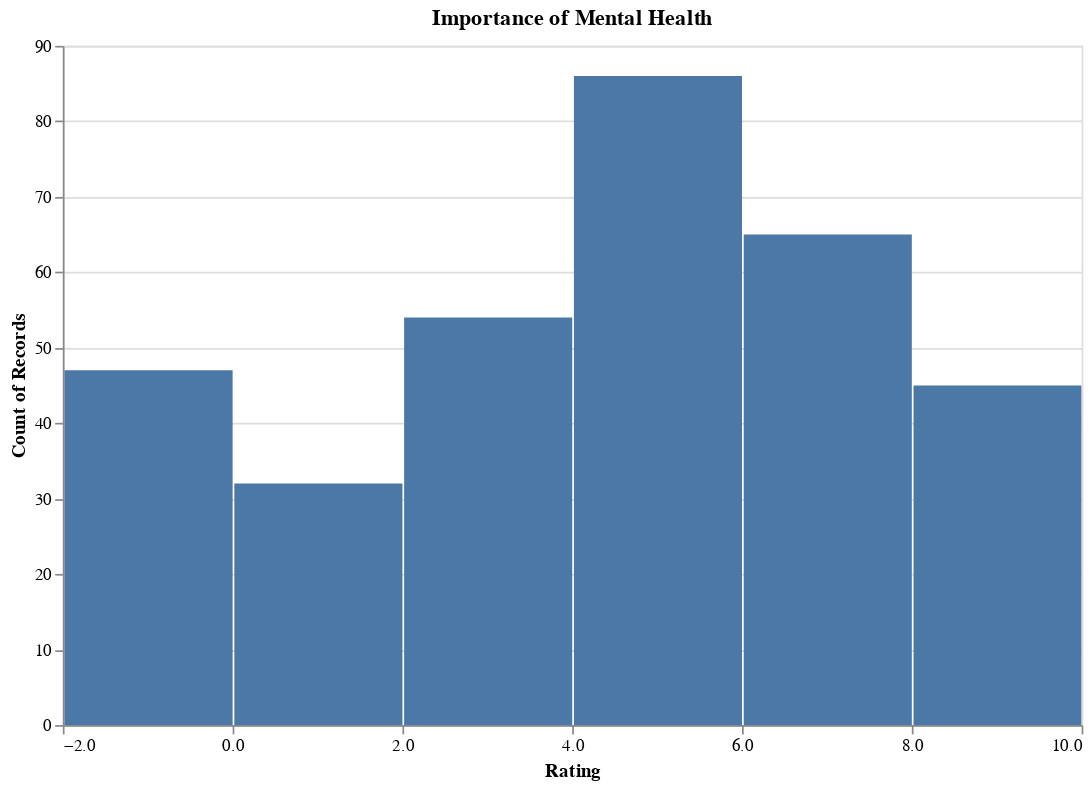

The notebook cell this image was saved under:
### Code cell
importance_mental_health = alt.Chart(df).mark_bar().encode(
    x=alt.X('Overall, how much importance does your employer place on mental health?', title='Rating', bin= True),
    y='count()',
    #color=alt.Color('nationality', legend=alt.Legend(title='Nationality')),
    #tooltip=['nationality', 'weight_kg', 'movement_agility']
).properties(
    title='Importance of Mental Health',
    width=600,
    height=400
).interactive()

importance_mental_health.save('importance_mental_health.html')
importance_mental_health

### Figure 1 — Vega-Lite specification as saved in the notebook (floating-point values rounded to 4 significant figures; data arrays with more than 128 entries replaced by an {"elided": "..."} marker saying what was removed)
{"config": {"view": {"continuousWidth": 400, "continuousHeight": 300}}, "data": {"name": "data-1754227c051c1074133af245b94be3bc"}, "mark": "bar", "encoding": {"x": {"type": "quantitative", "bin": true, "field": "Overall, how much importance does your employer place on mental health?", "title": "Rating"}, "y": {"type": "quantitative", "aggregate": "count"}}, "height": 400, "selection": {"selector005": {"type": "interval", "bind": "scales", "encodings": ["x", "y"]}}, "title": "Importance of Mental Health", "width": 600, "$schema": "https://vega.github.io/schema/vega-lite/v4.8.1.json", "datasets": {"data-1754227c051c1074133af245b94be3bc": {"elided": "329 records"}}}
